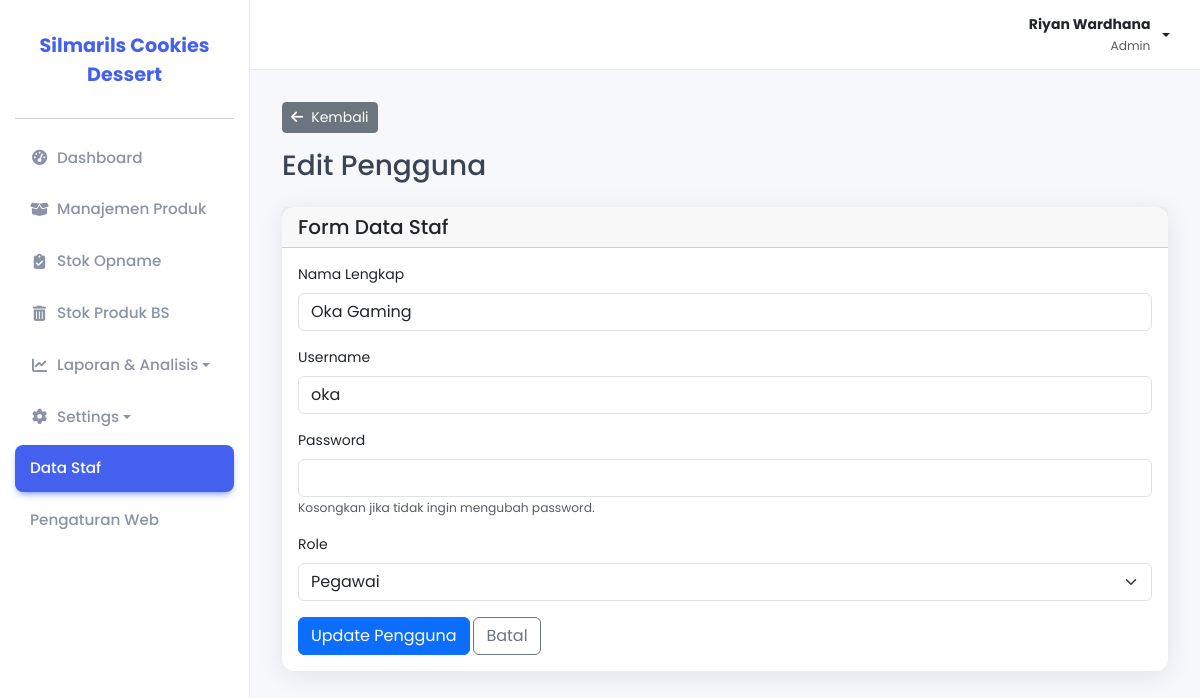
/pages/data_staf/edit.php?id=2 (signed in), run on the app's committed database.
### tables this page shows
CREATE TABLE `pengguna` (
  `id_pengguna` int NOT NULL,
  `username` varchar(100) NOT NULL,
  `password` varchar(255) NOT NULL,
  `nama_lengkap` varchar(255) DEFAULT NULL,
  `level` enum('admin','pegawai') NOT NULL
);

### pages/data_staf/edit.php (the view, shortened to what this page needs)
<?php
include_once(__DIR__ . '/../../includes/header.php');
$id = $_GET['id'];
$stmt = $pdo->prepare("SELECT * FROM pengguna WHERE id_pengguna = ?");
$stmt->execute([$id]);
$user = $stmt->fetch();
?>
<div class="page-header mb-4">
            <div class="row align-items-center">
                        <div class="col-sm-12">
                                    <a href="index.php" class="btn btn-secondary btn-sm mb-3"><i class="fas fa-arrow-left me-2"></i>Kembali</a>
                                    <h1 class="h3 mb-0">Edit Pengguna</h1>
                        </div>
            </div>
</div>
<div class="card">
            <div class="card-header">
                        <h5 class="card-title mb-0">Form Data Staf</h5>
            </div>
            <div class="card-body">
                        <form action="proses.php" method="POST">
                                    <div class="mb-3">
                                                <label for="nama_lengkap" class="form-label">Nama Lengkap</label>
                                                <input type="text" class="form-control" id="nama_lengkap" name="nama_lengkap" value="<?php echo htmlspecialchars($user['nama_lengkap']); ?>" required>
                                    </div>
                                    <div class="mb-3">
                                                <label for="username" class="form-label">Username</label>
                                                <input type="text" class="form-control" id="username" name="username" value="<?php echo htmlspecialchars($user['username']); ?>" required>
                                    </div>
                                    <div class="mb-3">
                                                <label for="password" class="form-label">Password</label>
                                                <input type="password" class="form-control" id="password" name="password">
                                                <small class="form-text text-muted">Kosongkan jika tidak ingin mengubah password.</small>
                                    </div>
                                    <div class="mb-3">
                                                <label for="level" class="form-label">Role</label>
                                                <select class="form-select" id="level" name="level" required>
                                                            <option value="pegawai" <?php echo ($user['level'] == 'pegawai') ? 'selected' : ''; ?>>Pegawai</option>
                                                </select>
                                    </div>
                                    <button type="submit" class="btn btn-primary">Update Pengguna</button>
                                    <a href="index.php" class="btn btn-outline-secondary">Batal</a>
                        </form>
            </div>
</div>
<?php
include_once(__DIR__ . '/../../includes/footer.php');
?>

### assets/css/style.css (style rules this page uses)
:root { --primary-color: #4361ee; --background-color: #f7f8fc; --sidebar-bg: #ffffff; --card-bg: #ffffff; --text-color: #3b4455; --text-muted-color: #8a92a6; --border-color: #e9ecef; --shadow: 0 4px 24px 0 rgb(34 41 47 / 10%); --border-radius: 12px; }
body { font-family: "Poppins", sans-serif; background-color: var(--background-color); color: var(--text-color); font-size: 14px; }
.card { border-radius: var(--border-radius); border: none; box-shadow: var(--shadow); margin-bottom: 1.5rem; }

### data on the page
pengguna: nama_lengkap "Oka Gaming", username "oka", level "Pegawai"

### other printed values
$_SESSION['nama_lengkap'] "Riyan Wardhana"
$_SESSION['level'] "Admin"
NAMA_WEBSITE "Silmarils Cookies Dessert"
